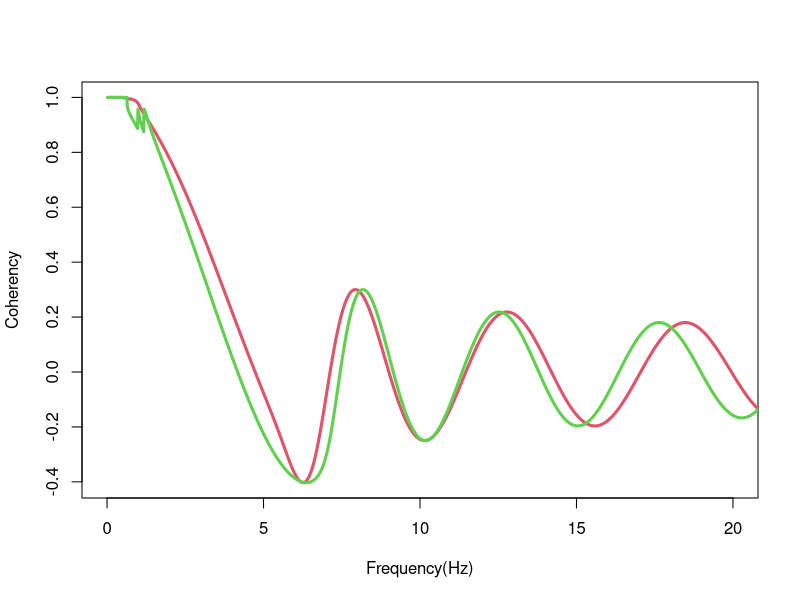

The R script that drew this image:
#R is pretty cool for plotting, when googling it search for 'cran' or 'r-cran'
#I would seriously recommend learning some more plotting commands, as they will
#be necessary for your report.
#Depending on what you use to write your report (I used latex), the image format
#makes a difference. If you can use .eps that will give the best results but it's 
#not always an option.

#This script takes in 3 data files and plots them against each other.
#the first is the coherency measured from the site (The target)
#The second (in this case) is the calculated coherency from GNS
#the third (in this case) is the output from ESPAC.


#this is the directory where yout output files are located.
#setwd("~/4year/489/output/")

##########################SITE01###########################
#comment out the following line if you want the plot to screen.
#also the dev.off() line
jpeg(filename = "site06.jpg")
#one of the data files for comparison.
#it should be the same format as those provided, i.e. same header row 
#followed by two comma separated columns
#I think header=T is boolean, and the header will label the columns.
#sep is the columm seperator in the data (ie we have used CSV)
theo <- read.csv("plot.1BILL.txt",header=T,sep=",")
#this call 'attaches' the data we just read in for the 'plot' command
attach(theo)
#plot the data.
#type is type of plot (l=line) (i think)
#xlim limits the plot to under 20 khz
#col is colour (there are 9)
#lwd is line width
#lty is line type (solid, dot, dash, etc, I think there are 9 also).
#		It is useful to consider the plots in black and white, line type is useful there
plot(Freq, Coherency, type="l", xlab="Frequency(Hz)", xlim = c(0,20), col=1,lwd=1)
bill <-read.csv("plot.1BILL.txt",header=T,sep=",")
attach(bill)
lines(Freq, Coherency, type="l",col=2, lwd=3, lty=1) #RED
spac1 <-read.csv("plot.5.txt",header=T,sep=",")
attach(spac1)
lines(Freq, Coherency, type="l",col=3, lwd=3) #GREEN

#spac2 <-read.csv("plot.2.txt",header=T,sep=",")
#attach(spac2)
#lines(Freq, Coherency, type="l",col=4, lwd=3) #GREEN

#spac3 <-read.csv("plot.3.txt",header=T,sep=",")
#attach(spac3)
#lines(Freq, Coherency, type="l",col=5, lwd=3) #GREEN

#spac4 <-read.csv("plot.4.txt",header=T,sep=",")
#attach(spac4)
#lines(Freq, Coherency, type="l",col=6, lwd=3) #GREEN

#spac5 <-read.csv("plot.5.txt",header=T,sep=",")
#attach(spac5)
#lines(Freq, Coherency, type="l",col=7, lwd=3) #GREEN

#comment out the following line if you want the plot to screen.
#also the jpeg() line
dev.off()

#colours
#lines(Freq, Coherency, type="l",col=3, lwd=3) #GREEN
#lines(Freq, Coherency, type="l",col=4, lwd=3) #blue
#lines(Freq, Coherency, type="l",col=5, lwd=3)	#aqua
#lines(Freq, Coherency, type="l",col=6, lwd=3)	#purple
#lines(Freq, Coherency, type="l",col=7, lwd=3)	#yellow
#lines(Freq, Coherency, type="l",col=8, lwd=3)	#grey
#lines(Freq, Coherency, type="l",col=9, lwd=3)	#dark grey (black?)


